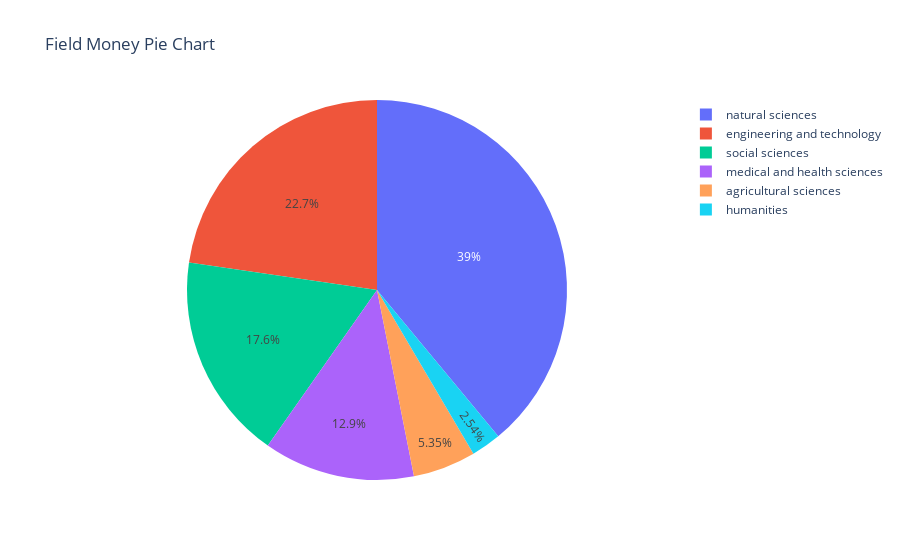

The notebook cell this image was saved under:
### Code cell
# Convert the series to a dataframe
field_money_df = field_money.reset_index()
field_money_df.columns = ['Field', 'Money']

# Create a pie chart
fig = px.pie(field_money_df, values='Money', names='Field', title='Field Money Pie Chart')

# Display the pie chart
fig.show()

### Figure 1 — Plotly figure (JSON) as saved in the notebook; plotly's stock layout.template omitted (floating-point values rounded to 4 significant figures)
{"data": [{"domain": {"x": [0, 1], "y": [0, 1]}, "hovertemplate": "Field=%{label}<br>Money=%{value}<extra></extra>", "labels": ["agricultural sciences", "engineering and technology", "humanities", "medical and health sciences", "natural sciences", "social sciences"], "legendgroup": "", "name": "", "showlegend": true, "type": "pie", "values": [5.353, 22.69, 2.541, 12.86, 38.99, 17.56]}], "layout": {"legend": {"tracegroupgap": 0}, "title": {"text": "Field Money Pie Chart"}}}
